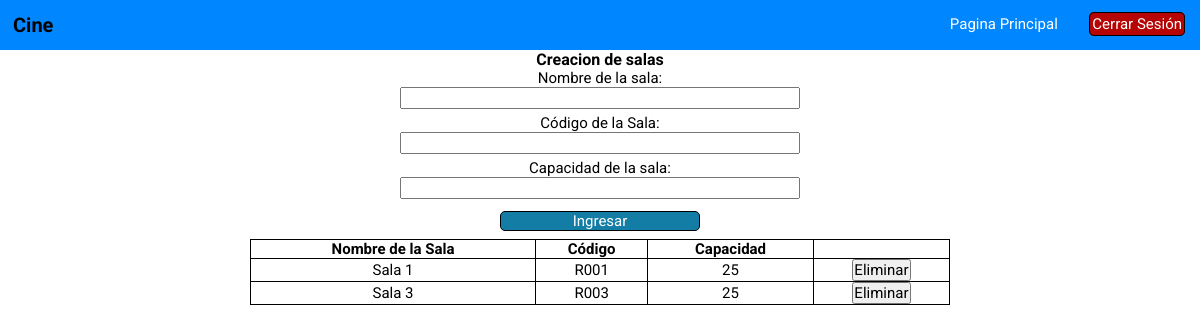
Page /sala.php on the committed database.
### tables this page shows
CREATE TABLE `sala` (
  `nombresala` varchar(30) NOT NULL,
  `codigo` varchar(30) NOT NULL,
  `capacidad` int(11) NOT NULL
);

### sala.php (the view, shortened to what this page needs)
<?php
	require('conexion.php');
?>
	<!DOCTYPE html>
	<html>
	<head>
		<link rel="stylesheet" type="text/css" href="estilos.css">
	</head>
	<body>
		<header class="cabecera"><?php require 'header.php'; ?></header>
		<form action="" method="post">
			<h2>Creacion de salas</h2>
			<label>Nombre de la sala:</label>
			<br><input type="text" name="Nombre" class="entrada"><br>
			<label>Código de la Sala: </label>
			<br><input type="text" name="Codigo" class="entrada"><br>
			<label>Capacidad de la sala:</label>
			<br><input type="text" name="Capacidad" class="entrada"><br><br>
			<input type="submit" name="ingresar" value="Ingresar" class="submit">
		</form>
	</body>
	</html>
<?php
		$sql = "SELECT * FROM sala";
		$result = $conexion->query($sql);
		?>
		<center>
		<table class="tabla">
					<thead>
						<tr>
							<th>Nombre de la Sala</th>
							<th>Código</th>
							<th>Capacidad</th>
							<th></th>
						</tr>
					</thead>
					<tbody>
	<?php
		while ($datauser = $result->fetch_assoc()) {
			?>
						<tr>
							<td><?php echo $datauser['nombresala']; ?></td>
							<td><?php echo $datauser['codigo']; ?></td>
							<td><?php echo $datauser['capacidad']; ?></td>
							<td>
					            <form action="<?php echo htmlspecialchars($_SERVER['PHP_SELF']); ?>" method="post">
					                <button type="submit" name="Eliminar">Eliminar</button>
					            </form>
		            		</td>
						</tr>
			<?php
		}
		?>
	</tbody>
		</table>
		</center>

### estilos.css (style rules this page uses)
* { font-size: 62.5%; font-family: 'Roboto', sans-serif; margin: 0; padding: 0; box-sizing: border-box; }
label { font-size: 1.5rem; }
h2 { font-size: 1.6rem; }
form { display: block; text-align: center; }
.entrada { font-size: 1.5rem; margin-bottom: 5px; width: 400px; }
.submit { font-size: 1.5rem; width: 200px; background-color: #137DA5; color: #fff; border-radius: 5px; border: 1.5px solid #000; cursor: pointer; }
button { font-size: 1.5rem; }
.tabla { width: 700px; border-: 1px solid #000; border-collapse: collapse; font-size: 1.5rem; text-align: center; }
.tabla th, .tabla td { border: 1px solid #000; font-size: 1.5rem; }
.cabecera { background-color: #0087FF; height: 50px; display: flex; justify-content: space-between; }

### rows in the picture
sala: nombresala "Sala 1", codigo "R001", capacidad "25"
sala: nombresala "Sala 3", codigo "R003", capacidad "25"
